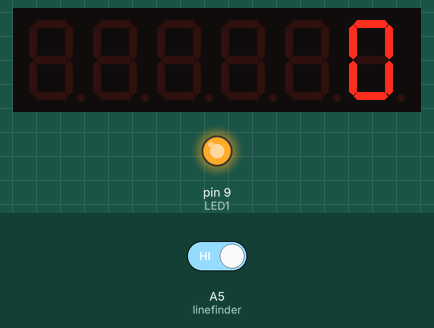
Simulated run of this sketch. Board: Arduino Uno, built with avr-gcc and run on an emulated ATmega328P. On the bench: 6-digit seven-segment display, output pins drawn as LEDs (lit = HIGH). Wiring (inferred from the names in the program): TM1637 display: clock pin 5; DIO pin 6. The inputs (shaded band) are chosen by the test bench; at power-on: A5 (linefinder) HIGH. Pins used as bus, display or sensor lines are not drawn; what the sketch prints to the serial monitor is not drawn.

Above: at 0.2 s.
At 1.7 s:
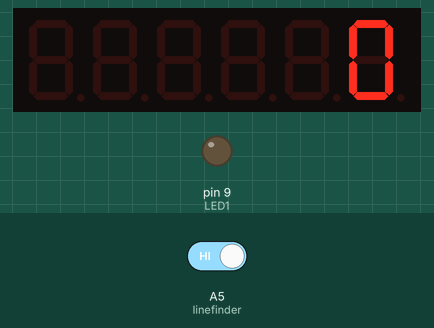
At 2.2 s:
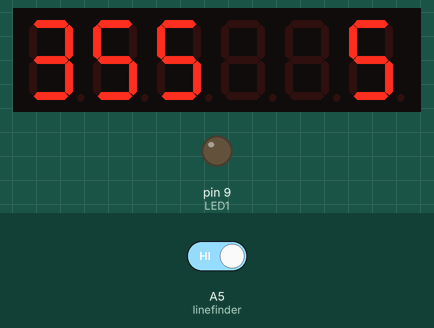
Timing chart, 0 to 3.7 s (numbered marks = the images above):
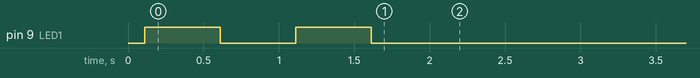

The sketch:

linefinder_110060096_4display.ino
```cpp
// (licence header left out)
/**
 * WatchDog class
 */
#include <avr/wdt.h>

#define VERSION "joint v3.0"
#define NAME    "LineFinder 4Display"
#define SKU     "110060096"

class WatchDog
{
  public:
    //initial watchdog timeout
    WatchDog(long timeout = 2000){
      _timeout = timeout;
    }

    //method
    void watchdogSetup(void){
      cli();
      wdt_reset();
      MCUSR &= ~(1<<WDRF);
      WDTCSR = (1<<WDCE) | (1<<WDE);
      WDTCSR = (1<<WDIE) | (0<<WDP3) | (1<<WDP2) | (1<<WDP1) | (0<<WDP0);
      sei();
    }

    void doggieTickle(void){
      ResetTime = millis();
    }

    //reset
    void(* resetFunc) (void) = 0;

    //parameters
    unsigned long ResetTime;
    volatile bool  Flg_Power;
    long _timeout;

};

WatchDog WTD;

ISR(WDT_vect)
{
  if(millis() - WTD.ResetTime > WTD._timeout)
  {
    WTD.doggieTickle();
    WTD.resetFunc();
  }
}
/******************* End of Class WatchDog ********************/


/**
 * Class TM1637
 */

#define ADDR_AUTO  0x40
#define ADDR_FIXED 0x44
#define STARTADDR  0xc0
#define POINT_ON   1
#define POINT_OFF  0
#define  BRIGHT_DARKEST 0
#define  BRIGHT_TYPICAL 2
#define  BRIGHTEST      7

static int8_t TubeTab[] = {0x3f,0x06,0x5b,0x4f,
                           0x66,0x6d,0x7d,0x07,
                           0x7f,0x6f,0x77,0x7c,
                           0x39,0x5e,0x79,0x71};//0~9,A,b,C,d,E,F

class TM1637
{
  public:
    uint8_t Cmd_SetData;
    uint8_t Cmd_SetAddr;
    uint8_t Cmd_DispCtrl;
    boolean _PointFlag;     //_PointFlag=1:the clock point on

    TM1637(uint8_t Clk, uint8_t Data)
    {
      Clkpin = Clk;
      Datapin = Data;
      pinMode(Clkpin,OUTPUT);
      pinMode(Datapin,OUTPUT);
    }

    void init(void)        //To clear the display
    {
      clearDisplay();
    }
    bool writeByte(int8_t wr_data) //write 8bit data to tm1637
    {
      uint8_t i,count1;
      uint8_t ack = 0;
      for(i=0;i<8;i++)        //sent 8bit data
      {
        digitalWrite(Clkpin,LOW);
        if(wr_data & 0x01)digitalWrite(Datapin,HIGH);//LSB first
        else digitalWrite(Datapin,LOW);
        wr_data >>= 1;
        digitalWrite(Clkpin,HIGH);

      }
      digitalWrite(Clkpin,LOW); //wait for the ACK
      digitalWrite(Datapin,HIGH);
      digitalWrite(Clkpin,HIGH);
      pinMode(Datapin,INPUT);

    #if 0
      while(digitalRead(Datapin))
      {
        count1 +=1;
        if(count1 == 200)//
        {
         pinMode(Datapin,OUTPUT);
         digitalWrite(Datapin,LOW);
         count1 =0;
        }
        pinMode(Datapin,INPUT);
      }
      pinMode(Datapin,OUTPUT);
    #else
      bitDelay();
      ack = digitalRead(Datapin);
      if (ack == 0)
      {
         pinMode(Datapin,OUTPUT);
         digitalWrite(Datapin,LOW);
      }
      bitDelay();
      pinMode(Datapin,OUTPUT);
      bitDelay();
    #endif
      return ack;
    }

    void start(void) //send start bits
    {
      digitalWrite(Clkpin,HIGH);//send start signal to TM1637
      digitalWrite(Datapin,HIGH);
      digitalWrite(Datapin,LOW);
      digitalWrite(Clkpin,LOW);
    }

    void stop(void) //send stop bits
    {
      digitalWrite(Clkpin,LOW);
      digitalWrite(Datapin,LOW);
      digitalWrite(Clkpin,HIGH);
      digitalWrite(Datapin,HIGH);
    }

    void display(int8_t DispData[])
    {
      int8_t SegData[4];
      uint8_t i;
      for(i = 0;i < 4;i ++)
      {
        SegData[i] = DispData[i];
      }
      coding(SegData);
      start();          //start signal sent to TM1637 from MCU
      writeByte(ADDR_AUTO);//
      stop();           //
      start();          //
      writeByte(Cmd_SetAddr);//
      for(i=0;i < 4;i ++)
      {
        writeByte(SegData[i]);        //
      }
      stop();           //
      start();          //
      writeByte(Cmd_DispCtrl);//
      stop();           //
    }

    void display(uint8_t BitAddr,int8_t DispData)
    {
      int8_t SegData;
      SegData = coding(DispData);
      start();          //start signal sent to TM1637 from MCU
      writeByte(ADDR_FIXED);//
      stop();           //
      start();          //
      writeByte(BitAddr|0xc0);//
      writeByte(SegData);//
      stop();            //
      start();          //
      writeByte(Cmd_DispCtrl);//
      stop();           //
    }

    void clearDisplay(void)
    {
      display(0x00,0x7f);
      display(0x01,0x7f);
      display(0x02,0x7f);
      display(0x03,0x7f);
    }

    //To take effect the next time it displays.
    void set(uint8_t brightness = BRIGHT_TYPICAL,uint8_t SetData = 0x40,uint8_t SetAddr = 0xc0)
    {
      Cmd_SetData = SetData;
      Cmd_SetAddr = SetAddr;
      Cmd_DispCtrl = 0x88 + brightness;//Set the brightness and it takes effect the next time it displays.
    }

    //Whether to light the clock point ":".
    //To take effect the next time it displays.
    void point(boolean PointFlag)//whether to light the clock point ":".To take effect the next time it displays.
    {
      _PointFlag = PointFlag;
    }

    void coding(int8_t DispData[])
    {
      uint8_t PointData;
      if(_PointFlag == POINT_ON)PointData = 0x80;
      else PointData = 0;
      for(uint8_t i = 0;i < 4;i ++)
      {
        if(DispData[i] == 0x7f)DispData[i] = 0x00;
        else DispData[i] = TubeTab[DispData[i]] + PointData;
      }
    }

    int8_t coding(int8_t DispData)
    {
      uint8_t PointData;

      if(_PointFlag == POINT_ON)PointData = 0x80;
      else PointData = 0;
      if(DispData == 0x7f) DispData = 0x00 + PointData;//The bit digital tube off
      else DispData = TubeTab[DispData] + PointData;
      return DispData;
    }
    void bitDelay(void)
    {
      delayMicroseconds(50);
    }

  private:
    uint8_t Clkpin;
    uint8_t Datapin;
};
/************************ End of TM1637 **********************/


#include <Wire.h>
#include <EEPROM.h>


//DeBug  switch
#define  DeBug   0

//hardware IO definition
#define BUTTON         2
#define LIGHT_SENSOR   A0
#define PWR_HOLD       A1
#define KEY            2
#define LED1           9
#define LED2           13
#define OUT_PIN1       5   //normal output pin
#define OUT_PIN2       6
#define IN_PIN1        A5  //normal input pin
#define IN_PIN2        A4

#define CLK OUT_PIN1
#define DIO OUT_PIN2

TM1637 tm1637(CLK,DIO);
int16_t ListDisp[4];

const int linefinder =A5;
volatile  uint16_t num_money = 0;
int begin = 0;
int end = 0;

void display_seg(uint16_t num_money)
{
  ListDisp[0] = num_money%10;
  ListDisp[1] = (num_money/10)%10;
  ListDisp[2] = (num_money/100)%10;
  ListDisp[3] = (num_money/1000)%10;

  if (ListDisp[3]!=0)
  {
    tm1637.display(0,ListDisp[3]);
    tm1637.display(1,ListDisp[2]);
    tm1637.display(2,ListDisp[1]);
    tm1637.display(3,ListDisp[0]);
  }

  if ((ListDisp[3]==0)&&(ListDisp[2]!=0))
  {
    tm1637.display(1,ListDisp[2]);
    tm1637.display(2,ListDisp[1]);
    tm1637.display(3,ListDisp[0]);
  }

  if ((ListDisp[3]==0)&&(ListDisp[2]==0)&&(ListDisp[1]!=0))
  {
    tm1637.display(2,ListDisp[1]);
    tm1637.display(3,ListDisp[0]);
  }

  if ((ListDisp[3]==0)&&(ListDisp[2]==0)&&(ListDisp[1]==0)&&(ListDisp[0]!=0))
  {
    tm1637.display(3,ListDisp[0]);
  }
}

void setup()
{
  Serial.begin(9600);
  Serial.print("Name: ");
  Serial.println(NAME);
  Serial.print("SKU: ");
  Serial.println(SKU);
  Serial.print("Version: ");
  Serial.println(VERSION);
  delay(100);

  WTD.watchdogSetup();
  WTD.doggieTickle();

  pinMode (linefinder,INPUT);
  tm1637.init();
  tm1637.set(BRIGHT_TYPICAL);
  tm1637.clearDisplay();
  tm1637.display(3,0);

#if 0  // Don't erase eeprom when restarting
  if (EEPROM.read(3)!=0)
  {
    for(int i=0;i<10;i++)EEPROM.write(i,0);

  }
#endif

  pinMode (LED1,OUTPUT);
  for(int i=0;i<2;i++)
  {
        digitalWrite(LED1,HIGH);
        delay(500);
        digitalWrite(LED1,LOW);
        delay(500);
        WTD.doggieTickle();
  }
  //while(1);   //debug  watchdog
#if DeBug
    Serial.begin(9600);
  Serial.println("start");
#endif
}

void loop()
{
  WTD.doggieTickle();

  // Keep reading from eeprom ,then display data on 4-digital segment
  num_money = EEPROM.read(1);
  num_money = num_money << 8;                     // Read form eeprom
  num_money = num_money + EEPROM.read(0);

  display_seg(num_money);

  // If detect proximity
  if (digitalRead(linefinder)==LOW)                  // When detect proximity ,output LOW
  {
    begin = millis();
    num_money ++;
    display_seg(num_money);                    // Display

#if DeBug
    Serial.println(num_money);
#endif
    for(int i=0; i<2;i++)
    {
            EEPROM.write(i,num_money & 0xff);        // Write into eeprom
            num_money = num_money >> 8;
    }

    while (digitalRead(linefinder) ==LOW)
    {

      WTD.doggieTickle();
      end = millis();
      if (end - begin >3000)
      {
        num_money = 0;
        for(int i=0; i<2;i++)
        {
          EEPROM.write(i,0);
        }
        tm1637.clearDisplay();
        tm1637.display(3,0);
        //Serial.println("zero");
      }
    }
  }
}
```

Measured:
- what the display in image 0 shows lasts 2.0 s, from 0.1 s to 2.1 s
